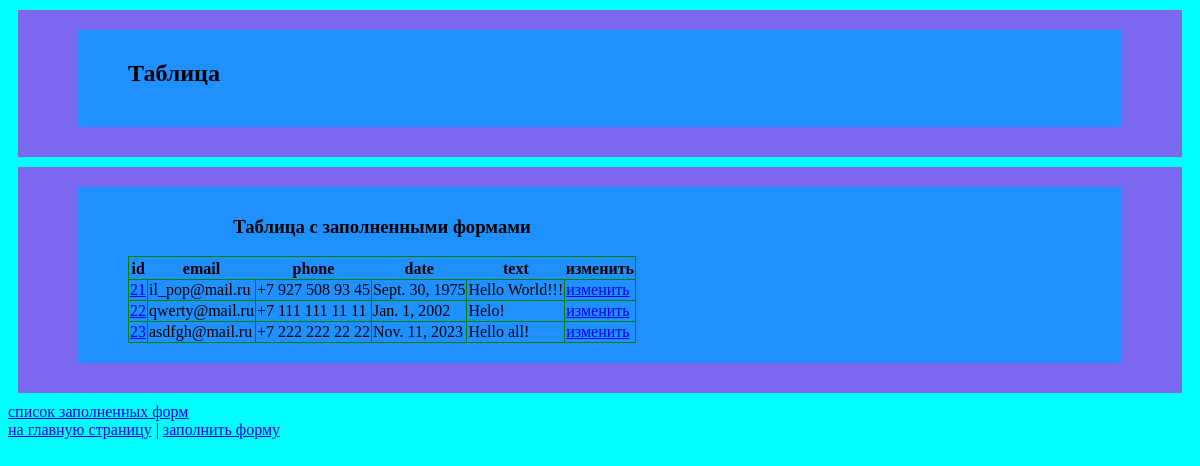
/get_form/show/, run on an earlier commit of the app's database.
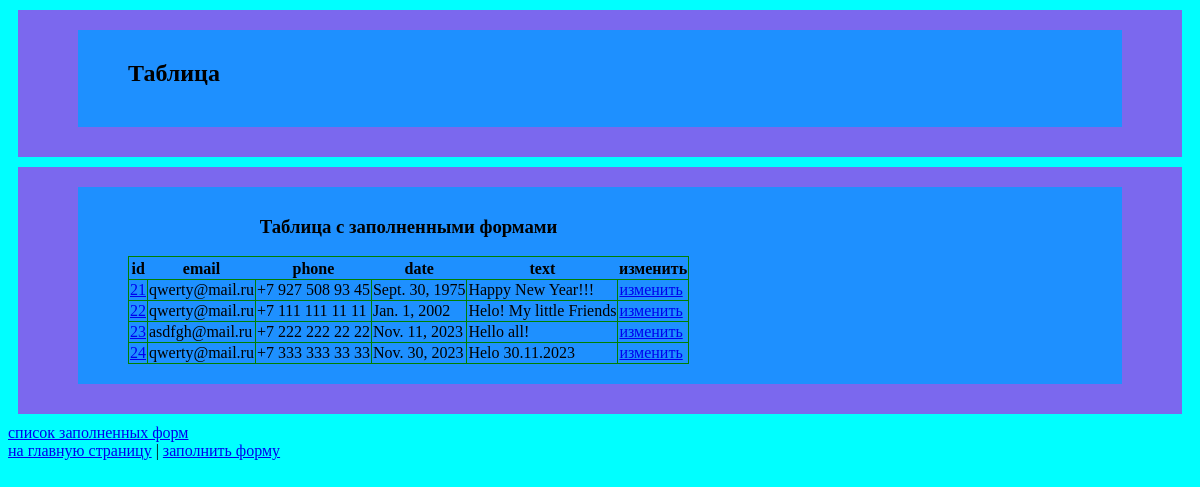
And on a later commit of the database.
### get_form/models.py (models this page shows)
class GetForm(models.Model):
    email = models.EmailField(max_length=20, blank=True, null=True)
    phone = models.CharField(max_length=16, blank=True, null=True)
    date = models.DateField(max_length=10, blank=True, null=True)
    text = models.TextField(max_length=100, blank=True, null=True)

### get_form/views.py (the view)
# urls.py: path('show/', views.ShowModelGetForm.as_view(), name='get_form-show_model_getform'),
class ShowModelGetForm(View):
    def get(self, request):
        fields = models.GetForm.objects.all()
        data = {'fields': fields}
        result = render(request=request,
                        template_name='get_form/show_model_getform.html',
                        context=data)
        return result

### get_form/templates/get_form/show_model_getform.html (shortened to what this page needs)
{% extends 'get_form/get_form_base.html' %}
{% load static %}
{% block content_get_form %}
<div class="header">
    <div class="form"><h2>Таблица</h2></div>
</div>
<div class="main">
    <div class="form">
        <table>
            <caption><h3>Таблица с заполненными формами</h3></caption>
            <th>
                <tr>
                    <th>id</th>
                    <th>email</th>
                    <th>phone</th>
                    <th>date</th>
                    <th>text</th>
                    <th>изменить</th>
                </tr>
            </th>
            <tbody>
            {% for field in fields %}
            <tr>
                <div class="form-show">
                    <td><a href="{% url 'get_one_page' field.id %}">{{ field.id }}</a></td>
                    <td>{% if field.email %}{{ field.email }} {% else %} не заполнено {% endif %}</td>
                    <td>{% if field.phone %}{{ field.phone }} {% else %} не заполнено {% endif %}</td>
                    <td>{% if field.date %}{{ field.date }} {% else %} не заполнено {% endif %}</td>
                    <td>{% if field.text %}{{ field.text }} {% else %} не заполнено {% endif %}</td>
                    <td><a href="{% url 'update_one_page' field.id %}">изменить</a></td>
                </div>
            </tr>
            {% endfor %}
            </tbody>
        </table>
    </div>
</div>
{% endblock %}

### get_form/templates/get_form/get_form_base.html
{% extends 'base.html' %}
{% load static %}
{% block css %}
<link rel="stylesheet" href="{% static 'get_form/css/getform_base.css' %}">
{% endblock %}
{% block content %}
{% block content_get_form %} {% endblock %}
<div>
    <a href="{% url 'get_form-show_model_getform' %}">список заполненных форм</a>
</div>
{% endblock %}

### templates/base.html (shortened to what this page needs)
{% load static %}
<!DOCTYPE html>
<html lang="en">
<head>
    <link rel="stylesheet" href="{% static 'css/base.css' %}">
    {% block css %} {% endblock %}
</head>
<body>
<div>
    {% block content %} {% endblock %}</title>
</div>
<div>
    {% include 'includes/navbar.html' %}
</div>
</body>
</html>

### templates/includes/navbar.html
<a href="{% url 'start-index' %}">на главную страницу</a> |
<a href="{% url 'get_form-index' %}">заполнить форму</a>

### static/css/base.css (style rules this page uses)
html { background-color: cyan; }
div.header { background-color: mediumslateblue; margin: 10px; padding: 10px; }
div.main { background-color: mediumslateblue; margin: 10px; padding: 10px; }
div.form { background-color: dodgerblue; margin: 10px 50px 20px; padding: 10px 50px 20px; }

### get_form/static/get_form/css/getform_base.css (style rules this page uses)
table { border-collapse: collapse; border: 1px solid green; }
td { border: 1px solid green; }

What changed in the data, as far as the page shows it:
changed GetForm id 21: email "il_pop@mail.ru" → "qwerty@mail.ru"; text "Hello World!!!" → "Happy New Year!!!"
changed GetForm id 22: text "Helo!" → "Helo! My little Friends"
added GetForm: id "24", email "qwerty@mail.ru", phone "+7 333 333 33 33", date "Nov. 30, 2023", text "Helo 30.11.2023"
